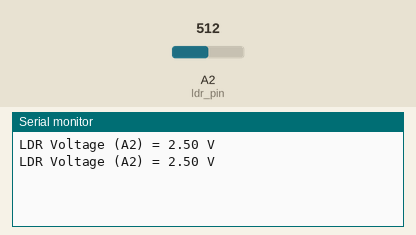
Simulated run of this sketch. Board: Arduino Uno, built with avr-gcc and run on an emulated ATmega328P. On the bench: the last lines printed to the serial monitor. Inputs (shaded band) come from the test bench; at power-on: A2 (ldr_pin) = 512.

Above: at 1.8 s.
1.9 s: A2 (ldr_pin) set to 716
At 2.8 s:
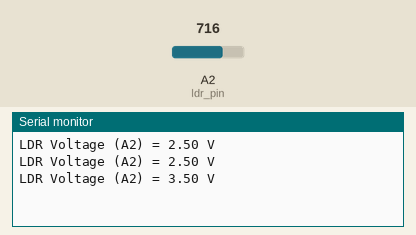
3.4 s: A2 (ldr_pin) set to 900
At 4.7 s:
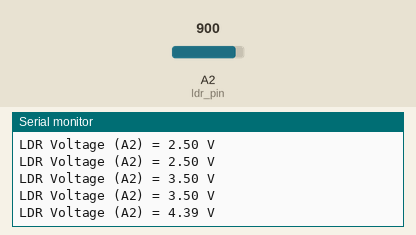
Timing chart, 0 to 6.4 s (numbered marks = the images above; inputs shaded):
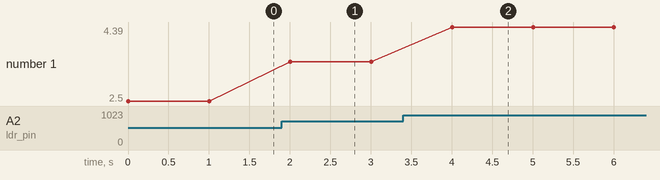

Measured:
- after the input at 1.9 s, the serial monitor: prints a new line after 0.10 s (image 1)
- after the input at 3.4 s, the serial monitor: prints a new line after 0.60 s (image 2)
- plotted number 1: 2.5 → 3.5 after the input at 1.9 s, 3.5 → 4.39 after the input at 3.4 s

The sketch:

ldr_read_serial.ino
```cpp
/**
 * @author Alexander Entinger, MSc / LXRobotics
 * @brief this sketch read the voltage from the ldr voltage divider and transmits it to the pc where it can be viewed in the serial monitor (Tools -> Serial Monitor)
 * @file ldr_read_serial.ino
 */

static int const ldr_pin = 2; // A2

void setup() {
  Serial.begin(115200);
}

void loop() {
  // read the voltage as adc value
  int const adc_value_ldr_voltage = analogRead(ldr_pin);
  // convert to volt
  float const volt = (float)(adc_value_ldr_voltage)*(5.0/1024);
  // write to the pc
  Serial.print("LDR Voltage (A2) = ");
  Serial.print(volt);
  Serial.println(" V");
  // wait a little
  delay(1000);
}
```
